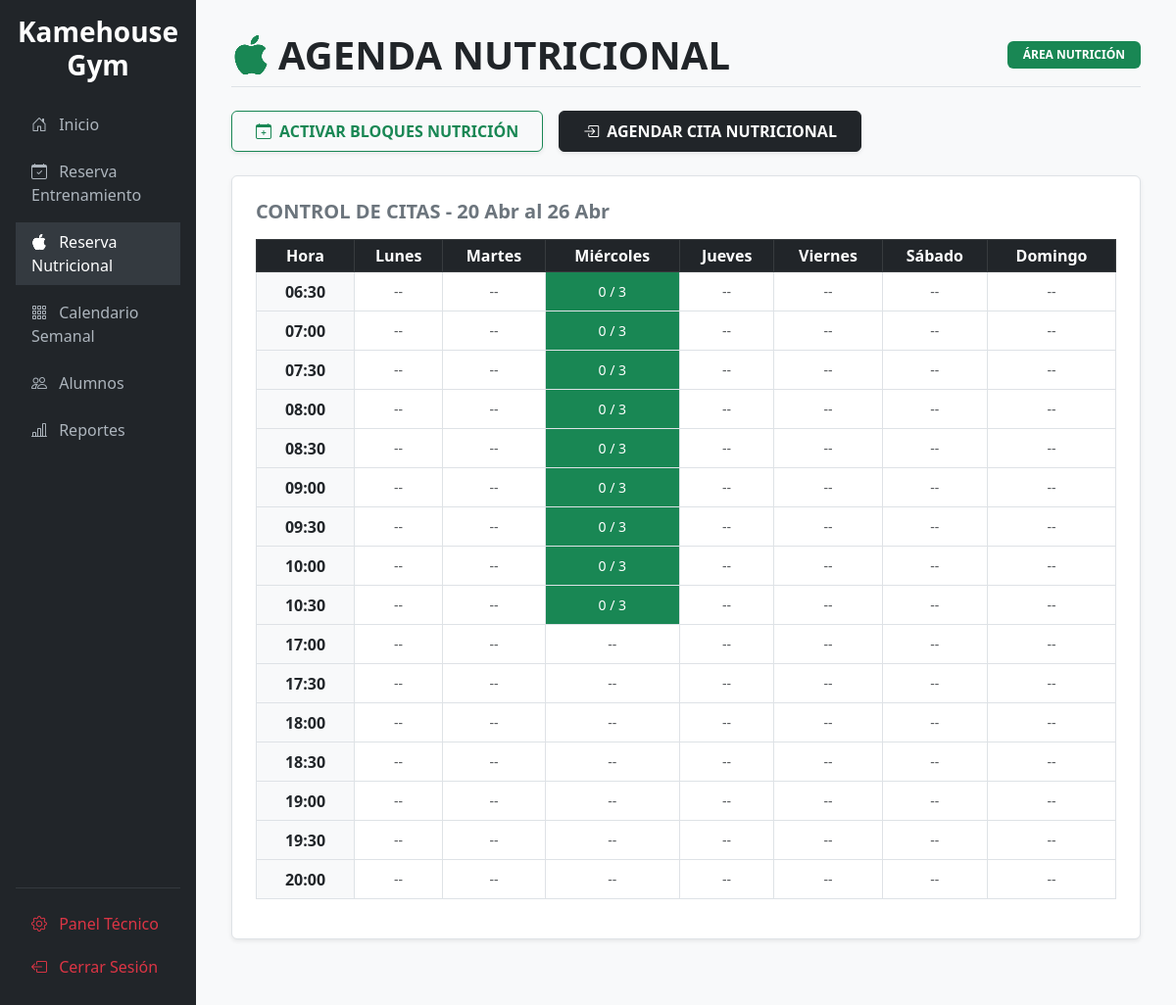
/gym/nutricion/ (signed in), run on the app's committed database.
### reservas/models.py (models this page shows, shortened)
class HorarioBloque(models.Model):
    TIPO_CHOICES = [
        ('ENTRENAMIENTO', 'Entrenamiento'),
        ('NUTRICION', 'Nutrición'),
    ]
    dia = models.DateField(verbose_name="Día")
    inicio = models.TimeField(verbose_name="Hora de Inicio")
    fin = models.TimeField(verbose_name="Hora de Fin")
    capacidad_maxima = models.PositiveIntegerField(default=20, verbose_name="Capacidad Máxima")
    tipo = models.CharField(max_length=20, choices=TIPO_CHOICES, default='ENTRENAMIENTO')
    class Meta:
        verbose_name = "Bloque de Horario"
        verbose_name_plural = "Bloques de Horario"
        ordering = ['dia', 'inicio']

### reservas/views.py (the view)
# urls.py: path('nutricion/', views.dashboard_nutricion, name='reserva_nutricional'),
@login_required
def dashboard_nutricion(request):
    hoy = timezone.localdate()
    lunes = hoy - timedelta(days=hoy.weekday())
    domingo = lunes + timedelta(days=6)
    bloques_semana = HorarioBloque.objects.filter(
        dia__range=[lunes, domingo],
        tipo='NUTRICION'
    ).prefetch_related('reservas_bloque')
    dias_semana = [lunes + timedelta(days=i) for i in range(7)]
    alumnos_registrados = FichaAlumno.objects.all().order_by('nombre_completo')
    return render(request, 'admin_gym/dashboard_nutricion.html', {
        'bloques_semana': bloques_semana,
        'dias_semana': dias_semana,
        'lunes': lunes,
        'domingo': domingo,
        'times_slots': generar_slots_tiempo(),
        'alumnos_registrados': alumnos_registrados,
        'nombre_mes': format(hoy, 'F').capitalize(),
    })

### reservas/templatetags/gym_tags.py (called while the page is built)
@register.simple_tag
def get_bloque(bloques, dia, time_slot):
    if not bloques:
        return None
    for bloque in bloques:
        if bloque.dia == dia and bloque.inicio == time_slot:
            return bloque
    return None

### reservas/views.py (called while the page is built)
def generar_slots_tiempo():
    slots = []
    t = time(6, 30)
    while t < time(11, 0):
        slots.append(t)
        total_min = (t.hour * 60) + t.minute + 30
        t = time(total_min // 60, total_min % 60)
    t = time(17, 0)
    while t < time(20, 30):
        slots.append(t)
        total_min = (t.hour * 60) + t.minute + 30
        t = time(total_min // 60, total_min % 60)
    return slots

### templates/admin_gym/dashboard_nutricion.html (shortened to what this page needs)
{% extends 'base.html' %}
{% load gym_tags %}
{% block content %}
<div class="container-fluid">
    <div class="d-flex justify-content-between align-items-center mb-4 mt-2 border-bottom pb-2">
        <h1 class="fw-bold text-dark m-0"><i class="bi bi-apple text-success me-2"></i>AGENDA NUTRICIONAL</h1>
        <div class="d-flex align-items-center">
            <span class="badge bg-success px-3 py-2 text-uppercase">Área Nutrición</span>
        </div>
    </div>
    <div class="d-flex justify-content-start gap-3 mb-4">
        <button class="btn btn-outline-success px-4 py-2 fw-semibold shadow-sm" data-bs-toggle="modal" data-bs-target="#modalNuevoBloque">
            <i class="bi bi-calendar-plus me-2"></i>ACTIVAR BLOQUES NUTRICIÓN
        </button>
        <button class="btn btn-dark px-4 py-2 fw-semibold shadow-sm" data-bs-toggle="modal" data-bs-target="#modalIngresoRapido">
            <i class="bi bi-box-arrow-in-right me-2"></i>AGENDAR CITA NUTRICIONAL
        </button>
    </div>
    <div class="bg-white p-4 rounded shadow-sm border mb-5">
        <h5 class="fw-bold text-secondary mb-3">CONTROL DE CITAS - {{ lunes|date:"d M" }} al {{ domingo|date:"d M" }}</h5>
        <div class="table-responsive">
            <table class="table table-bordered table-sm text-center align-middle">
                <thead class="table-dark">
                    <tr>
                        <th style="width: 100px;">Hora</th>
                        {% for dia in dias_semana %}
                            <th>{{ dia|date:"l"|capfirst }}</th>
                        {% endfor %}
                    </tr>
                </thead>
                <tbody>
                    {% for time_slot in times_slots %}
                    <tr>
                        <td class="fw-bold bg-light">{{ time_slot|time:"H:i" }}</td>
                        {% for dia in dias_semana %}
                            <td class="p-0" style="height: 40px;">
                                {% get_bloque bloques_semana dia time_slot as bloque %}
                                {% if bloque %}
                                    <div class="bg-success text-white w-100 h-100 d-flex align-items-center justify-content-center"
                                         style="cursor:pointer;" data-bs-toggle="modal" data-bs-target="#modalAgendar"
                                         onclick="abrirDetalleBloque('{{ bloque.id }}', '{{ dia|date:'l d' }}', '{{ time_slot|time:'H:i' }}')">
                                        <small>{{ bloque.reservas_bloque.count }} / {{ bloque.capacidad_maxima }}</small>
                                    </div>
                                {% else %}
                                    <div class="text-muted small">--</div>
                                {% endif %}
                            </td>
                        {% endfor %}
                    </tr>
                    {% endfor %}
                </tbody>
            </table>
        </div>
    </div>
</div>
{% endblock %}

### templates/base.html (shortened to what this page needs)
<!DOCTYPE html>
<html lang="es">
<head>
    <link href="https://cdn.jsdelivr.net/npm/bootstrap@5.3.0/dist/css/bootstrap.min.css" rel="stylesheet">
    <link rel="stylesheet" href="https://cdn.jsdelivr.net/npm/bootstrap-icons@1.11.0/font/bootstrap-icons.css">
</head>
<body>
<div class="container-fluid">
    <div class="row">
        <nav class="col-md-2 d-none d-md-block sidebar p-3 position-relative" style="min-height: 100vh;">
            <div>
                <h3 class="text-center mb-4 fw-bold">Kamehouse Gym</h3>
                <ul class="nav flex-column">
                    <li class="nav-item mb-2">
                        <a class="nav-link {% if request.resolver_match.url_name == 'home' %}active{% endif %}" href="{% url 'home' %}">
                            <i class="bi bi-house-door me-2"></i> Inicio
                        </a>
                    </li>
                    <li class="nav-item mb-2">
                        <a class="nav-link {% if request.resolver_match.url_name == 'dashboard_admin' %}active{% endif %}" href="{% url 'dashboard_admin' %}">
                            <i class="bi bi-calendar-check me-2"></i> Reserva Entrenamiento
                        </a>
                    </li>
                    <li class="nav-item mb-2">
                        <a class="nav-link {% if request.resolver_match.url_name == 'reserva_nutricional' %}active{% endif %}" href="{% url 'reserva_nutricional' %}">
                            <i class="bi bi-apple me-2"></i> Reserva Nutricional
                        </a>
                    </li>
                    <li class="nav-item mb-2">
                        <a class="nav-link {% if request.resolver_match.url_name == 'calendario_semanal' %}active{% endif %}" href="{% url 'calendario_semanal' %}">
                            <i class="bi bi-grid-3x3-gap me-2"></i> Calendario Semanal
                        </a>
                    </li>
                    <li class="nav-item mb-2">
                        <a class="nav-link {% if request.resolver_match.url_name == 'lista_alumnos' %}active{% endif %}" href="{% url 'lista_alumnos' %}">
                            <i class="bi bi-people me-2"></i> Alumnos
                        </a>
                    </li>
                    <li class="nav-item mb-2">
                        <a class="nav-link {% if request.resolver_match.url_name == 'reportes_admin' %}active{% endif %}" href="{% url 'reportes_admin' %}">
                            <i class="bi bi-bar-chart-line me-2"></i> Reportes
                        </a>
                    </li>
                </ul>
            </div>
            <div class="position-absolute bottom-0 start-0 w-100 px-3 pb-4">
                <ul class="nav flex-column">
                    <li class="nav-item">
                        <hr class="text-secondary">
                    </li>
                    <li class="nav-item mb-1">
                        <a class="nav-link text-danger" href="/admin/" target="_blank">
                            <i class="bi bi-gear me-2"></i> Panel Técnico
                        </a>
                    </li>
                    <li class="nav-item">
                        <form method="post" action="{% url 'logout' %}" class="d-inline w-100">
                            <button type="submit" class="nav-link text-danger bg-transparent border-0 w-100 text-start px-3">
                                <i class="bi bi-box-arrow-left me-2"></i> Cerrar Sesión
                            </button>
                        </form>
                    </li>
                </ul>
            </div>
        </nav>
        <main class="col-md-10 ms-sm-auto p-4">
            {% block content %}
            {% endblock %}
        </main>
    </div>
</div>
</body>
</html>

### templates/base.html (style rules this page uses)
body { background-color: #f8f9fa; }
.sidebar { min-height: 100vh; background: #212529; color: white; }
.nav-link { color: #adb5bd; }
.nav-link:hover, .nav-link.active { color: white; background: #343a40; }

### data on the page
HorarioBloque: reservas_bloque.count "0", capacidad_maxima "3"
HorarioBloque: reservas_bloque.count "0", capacidad_maxima "3"
HorarioBloque: reservas_bloque.count "0", capacidad_maxima "3"
HorarioBloque: reservas_bloque.count "0", capacidad_maxima "3"
HorarioBloque: reservas_bloque.count "0", capacidad_maxima "3"
HorarioBloque: reservas_bloque.count "0", capacidad_maxima "3"
HorarioBloque: reservas_bloque.count "0", capacidad_maxima "3"
HorarioBloque: reservas_bloque.count "0", capacidad_maxima "3"
HorarioBloque: reservas_bloque.count "0", capacidad_maxima "3"

### other printed values
{{ lunes|date:"d M" }} "20 Abr"
{{ domingo|date:"d M" }} "26 Abr"
{{ dia|date:"l"|capfirst }} "Lunes" "Martes" "Miércoles" "Jueves" "Viernes" "Sábado" "Domingo"
{{ time_slot|time:"H:i" }} "06:30" "07:00" "07:30" "08:00" "08:30" "09:00" "09:30" "10:00" "10:30" "17:00" "17:30" "18:00" "18:30" "19:00" "19:30" "20:00"
